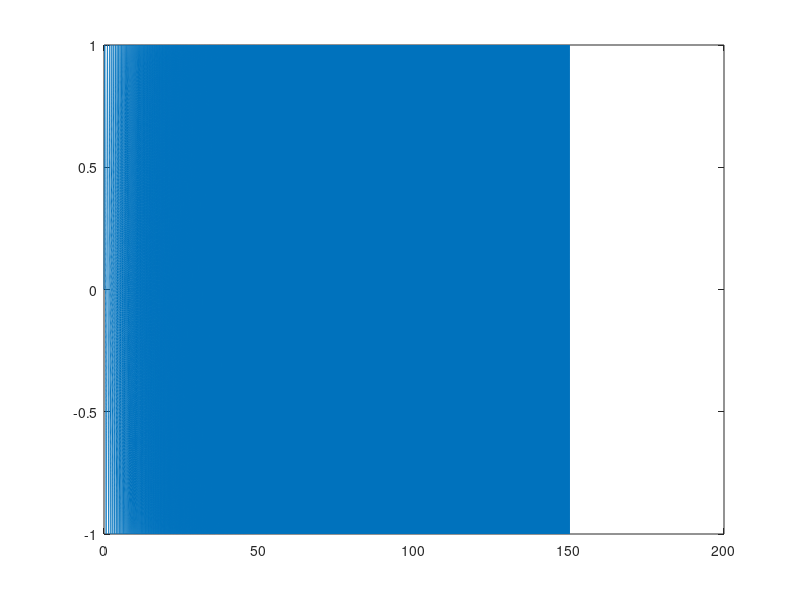

Here is the MATLAB script that generated this plot: (Note: this script raises an error after producing the figure.)

%% Constant
rad2deg = 180/pi;
deg2rad = 1/rad2deg;
hz2rps = 2*pi;
rps2hz = 1/hz2rps;

% pathSave = 'Skoll_SMI_31July2015';
% fileSave = fullfile(pathSave, 'test.mat');
fileSave = '../Data/run_Run5.mat';
pointDefList = {NaN, 0, 10, 20}; % Predefined GVT nodes for Force, Accel1, and Accel2

% DAQ Setup - This is for the cDAQ Chasis with 9269 and 9229
chanOutNameList = {'DriveOut'};
chanOutNumList = [0];
chanInNameList = {'DriveIn', 'Force', 'Accel1', 'Accel2'};
chanInNumList = [0, 1, 2, 3];

% Define the Excitation
timeDuration_s = 150;
freqExcStart_Hz = 1;
freqExcEnd_Hz = 35;
phaseZero_deg = 0;
ampExcStart_V = 1;
ampExcEnd_V = 1;
ampExcOffset = 0;

% Create the Excitation
freqSample_Hz = 2000;
timeSample_s = 1/freqSample_Hz;
timeExc_s = [0 : timeSample_s : timeDuration_s]';

ampExc_V = ((ampExcEnd_V - ampExcStart_V) * (timeExc_s / timeDuration_s)) + ampExcStart_V;
% ampExc_V = ((ampExcStart_V - ampExcEnd_V)/2 * cos(pi * timeExc_s / timeDuration_s)) + (ampExcStart_V + ampExcEnd_V)/2;

freqExc_hz = ((freqExcEnd_Hz - freqExcStart_Hz) * (timeExc_s / (2 * timeDuration_s))) + freqExcStart_Hz;
signalExc = ampExcOffset + ampExc_V .* sin((freqExc_hz * hz2rps) .* timeExc_s + (phaseZero_deg * deg2rad));

figure; plot(timeExc_s, signalExc)

%%
devListObj = daq.getDevices;
daqSessionObj = daq.createSession('ni');
%daqSessionObj = daq.createSession('National Instruments');

daqSessionObj.Rate = freqSample_Hz;

% Setup the DAQ Channels
daqSessionObj.addAnalogOutputChannel(devListObj(1).ID, chanOutNumList, 'Voltage');
daqSessionObj.addAnalogInputChannel(devListObj(2).ID, chanInNumList, 'Voltage');


%% Create the output signal

% Put the data in the output queue
queueOutputData(daqSessionObj, signalExc);

% Create listeners
lstnOutHandle = addlistener(daqSessionObj, 'DataRequired', @(src, event) src.queueOutputData(signalExc));
lstnInHandle = addlistener(daqSessionObj, 'DataAvailable', @plotData);
% fid1 = fopen('log.bin', 'a');
% lstnInHandle = addlistener(daqSessionObj, 'DataAvailable', @(src, event)logData(src, event, fid1));


%% Run the DAQ
prepare(daqSessionObj); pause(1);
[signalIn, timeIn_s] = startForeground(daqSessionObj);
% startBackground(daqSessionObj);


%% Cleanup
% save a file
save(fileSave, 'timeIn_s', 'signalIn', 'chanInNameList', 'pointDefList', '-mat');

% for indxSig = 1:length(chanInNameList)
%     assignin('base', chanInNameList{indxSig}, signalIn(:,indxSig)); 
% end


% Cleanup
delete(lstnOutHandle);
delete(lstnInHandle);
release(daqSessionObj)


%%
figure; plot(timeIn_s, signalIn);


%%
if 0

    freqSampleIn_Hz = round(1/mean(diff(timeIn_s)));
    winType = 'cosi'; smoothFactor = 9;
    [xxP, ~, freq] = PsdEst([signalIn(:,1), signalIn(:,2)], freqSampleIn_Hz, winType, smoothFactor);
%     [freq, gain_dB, phase_deg, xyC, xyT, xxP, yyP, xyP] = TransFunc(signalIn(:,1), signalIn(:,2), [], freqSampleIn_Hz, winType, smoothFactor);

    PsdPlot(freq, xxP, 'Hz');
%     PsdPlot(freq, [xxP, yyP], 'Hz');
    xlim([1, 100]); legend({'input_V'; 'Force_V'}, 'Interpreter', 'none')
    
%     BodePlot(freq, gain_dB, phase_deg, xyC);
%     xlim([1, 100]); legend({'input'; 'output'}, 'Interpreter', 'none')
    
end
